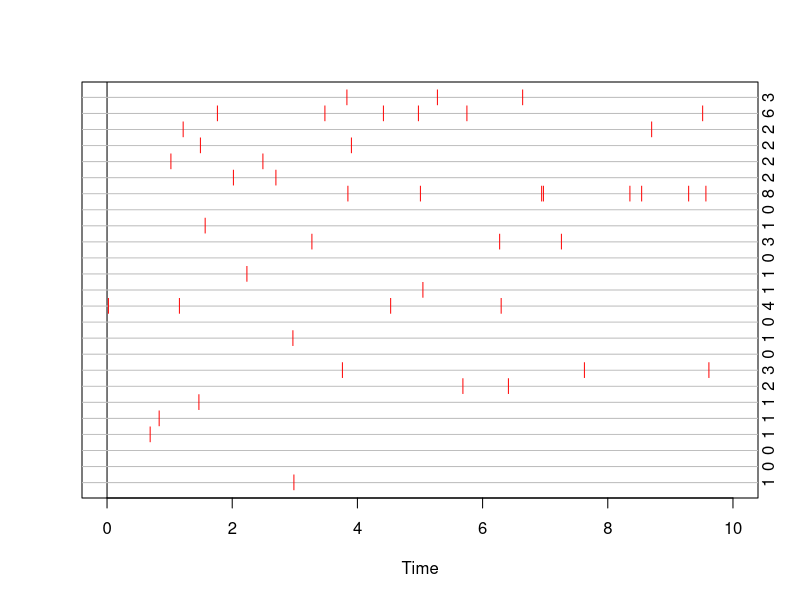

The R script that drew this image:



lambda = 5


ymax = 25
top_of_time_period = 10 # 10 is recommended, but code was adjusted to be relatively flexible
plot(0,0, type = "n", xlim = c(0,top_of_time_period), ylim = c(1,ymax), yaxt = 'n', ylab = "", xlab = "Time")
abline(v = 0)
top_of_sampler = 1000
sampler = rep(top_of_time_period+1,top_of_sampler)

for(i in 1:ymax){
	ind = 1
	iter = 2
	sampler[1] = rexp(1,1/lambda)
	while(ind){
		sampler[iter] = sampler[iter-1] + rexp(1, 1/lambda)
		if(sampler[iter] >= 10){
			ind = 0
		}
		iter = iter + 1
	}
	to_plot = sampler[sampler < top_of_time_period & 1:top_of_sampler < iter]

	abline(i, 0, col = "grey")
	points(to_plot, rep(i,length(to_plot)), col = "RED", pch = "|", lwd = 2)
	mtext(length(to_plot), 4, at = i)
}

